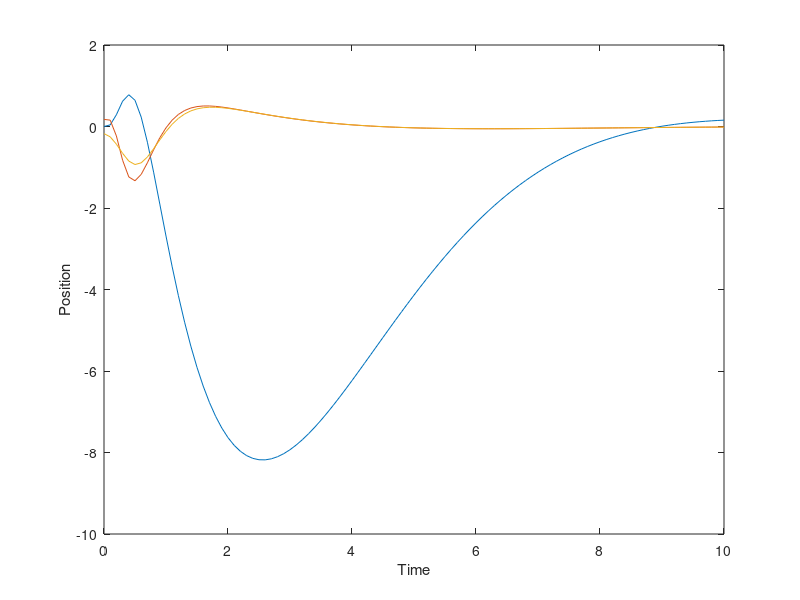

Here is the MATLAB script that generated this plot:
clc; clear; close all;

%% Plant Parameters
m0 = 1.5; % Mass of cart
m1 = .5; % Mass of first linkage
m2 = .75; % Mass of second linkage

l1 = .5; % Length of linkage 1
l2 = .75; % Length of linkage 2

%% Linearized Plant

g = 9.8;

M_0 = [...
    m0+m1+m2 (m1/2+m2)*l1 m2*l2/2;
    (m1/2+m2)*l1 (m1/3+m2)*l1^2 m2*l1*l2/2;
    m2*l2/2 m2*l1*l2/2 (m2*l2^2)/3;
    ];

pG_0 = [...
    0 0 0;
    0 -((.5*m1)+m2)*l1*g 0;
    0 0 -.5*m2*l2*g;
    ];

H = [1 0 0]';

A = [...
    zeros(3) eye(3);
    -inv(M_0)*pG_0 zeros(3);
    ];

B = [...
    zeros(3,1);
    inv(M_0)*H;
    ];

C = eye(6);

%% LQG

Q = eye(6);

R = 1;

% Weight matricies for noise
W1 = eye(6);
W2 = eye(6)*2;

v1 = awgn(zeros(6), 1);
v2 = awgn(zeros(6), 1);

[~, K] = lqr(A, B, Q, R);
F = inv(R)*B'*K;

S = lqr(A', C', W1, W2);

A_n = [...
    A    -B*F;
    S*C  A-B*F-S*C;
    ];

B_n = [...
    v1;
    S*v2;
    ];

C_n = eye(12);

ic = [0; deg2rad(10); deg2rad(-10); 0; 0; 0; zeros(6,1)];

t = 0:.1:10;
lqgSys = ss(A_n, B_n, C_n, zeros(12,6));
kalResponse = initial(lqgSys, ic, t);

figure
plot(t, real(kalResponse(:,1)))
hold on
plot(t, real(kalResponse(:,2)))
plot(t, real(kalResponse(:,3)))
xlabel('Time');
ylabel('Position');
